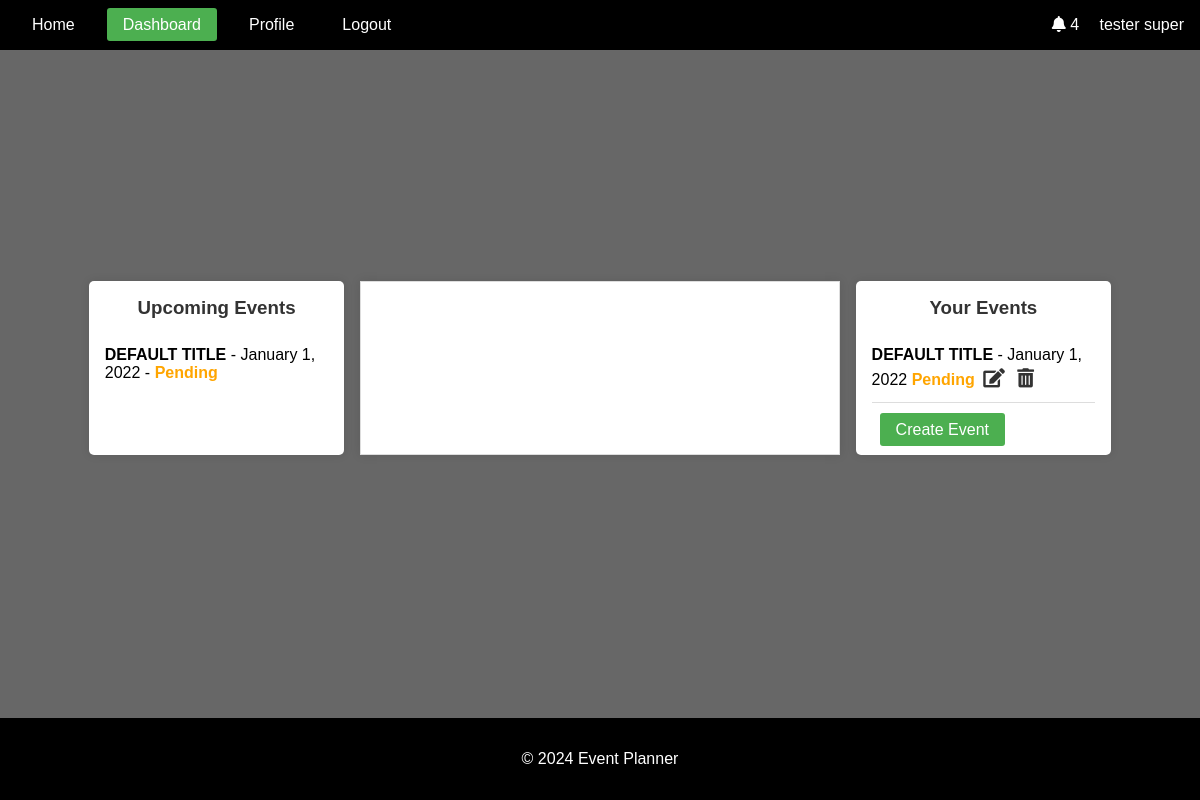
The app's page /dashboard/ (signed in), older data.
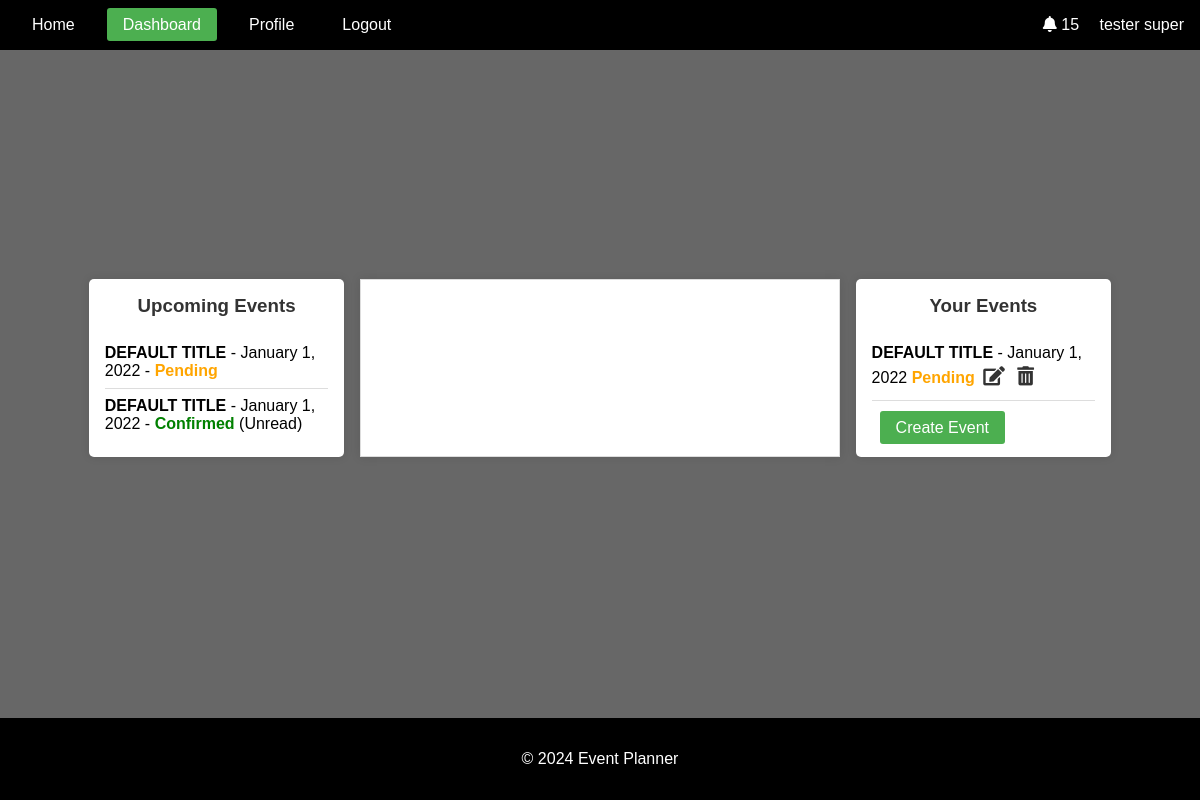
The same page, newer data.
### events/models.py (models this page shows, shortened)
class Event(models.Model):
    STATUS_CHOICES = [
        ("Pending", "Pending"),
        ("Confirmed", "Confirmed"),
        ("Cancelled", "Cancelled"),
    ]
    title = models.CharField(max_length=100)
    description = models.TextField()
    location = models.CharField(max_length=255)
    created_by = models.ForeignKey(User, on_delete=models.CASCADE)
    proposed_date = models.DateTimeField()
    finalized_date = models.DateTimeField(null=True, blank=True)
    status = models.CharField(
        max_length=20, choices=STATUS_CHOICES, default="Pending"
    )
    created_at = models.DateTimeField(auto_now_add=True)
    updated_at = models.DateTimeField(auto_now=True)

### accounts/views.py (the view)
# urls.py: path("dashboard/", views.dashboard, name="dashboard"),
@login_required
def dashboard(request):
    current_user = request.user
    user_events = Event.objects.filter(created_by=current_user).order_by(
        "proposed_date"
    )
    invited_events = Event.objects.filter(
        invitations__user=current_user
    ).order_by("proposed_date")
    upcoming_events = (
        (user_events | invited_events).distinct().order_by("proposed_date")
    )
    upcoming_events_with_read_status = []
    for event in upcoming_events:
        unread_invitations = Invitation.objects.filter(
            event=event, user=current_user, read=False
        ).exists()
        upcoming_events_with_read_status.append(
            {"event": event, "unread": unread_invitations}
        )
    context = {
        "upcoming_events_with_read_status": upcoming_events_with_read_status,
        "user_events": user_events,
    }
    return render(request, "accounts/dashboard.html", context)

### notifications/context_processors.py (called while the page is built)
def notifications(request):
    if request.user.is_authenticated:
        all_notifications = Notification.objects.filter(
            user=request.user
        ).order_by("-created_at")
        unread_notifications = all_notifications.filter(read=False)[:8]
        notification_count = all_notifications.count()
        return {
            "recent_notifications": unread_notifications,
            "notification_count": notification_count,
        }
    return {}

### accounts/templates/accounts/dashboard.html (shortened to what this page needs)
{% extends 'base.html' %}
{% block content %}
<div class="dashboard-container">
    <div class="upcoming-events">
        <h3>Upcoming Events</h3>
        <ul>
            {% for item in upcoming_events_with_read_status %}
                <li>
                    <strong><a href="{% url 'event_details' item.event.id %}" class="event-link">{{ item.event.title|upper }}</a></strong> - {{ item.event.proposed_date|date:"F j, Y" }} - <span class="status {{ item.event.status|lower }}">{{ item.event.status }}</span>
                    {% if item.unread %}
                        <span class="unread-status">(Unread)</span>
                    {% endif %}
                </li>
            {% empty %}
                <li>No upcoming events.</li>
                <br>
            {% endfor %}
        </ul>
    </div>
    <div id="calendar"></div>
    <div class="your-events">
        <h3>Your Events</h3>
        <ul>
            {% for event in user_events %}
                <li>
                    <a href="{% url 'event_details' event.id %}" class="event-link">
                        <strong>{{ event.title|upper }}</strong>
                    </a>
                    - {{ event.proposed_date|date:"F j, Y" }}
                    <span class="status {{ event.status|lower }}">{{ event.status }}</span>
                    <a href="{% url 'edit_event' event.id %}" class="edit-btn"><i class="fas fa-edit"></i></a>
                    <button class="delete-btn" data-event-id="{{ event.id }}"><i class="fas fa-trash-alt"></i></button>
                </li>
                <br>
            {% empty %}
            <li>You have not created any events.</li>
            <br>
            {% endfor %}
        </ul>
        <a href="{% url 'create_event' %}" class="add-btn">Create Event</a>
    </div>
</div>
{% endblock %}

### templates/base.html (shortened to what this page needs)
<!DOCTYPE html>
<html lang="en">
<head>
    {% load static %}
    <link rel="stylesheet" href="{% static 'css/styles.css' %}">
    <link rel="stylesheet" href="https://cdnjs.cloudflare.com/ajax/libs/font-awesome/5.15.4/css/all.min.css">
    <link rel="stylesheet" href="https://cdnjs.cloudflare.com/ajax/libs/fullcalendar/3.10.2/fullcalendar.min.css" />
</head>
<body>
    <header>
        <nav class="navbar">
            <ul class="nav-links">
                <li><a href="{% url 'home' %}" class="{% if request.resolver_match.url_name == 'home' %}active{% endif %}">Home</a></li>
                {% if user.is_authenticated %}
                    <li><a href="{% url 'dashboard' %}" class="{% if request.resolver_match.url_name == 'dashboard' %}active{% endif %}">Dashboard</a></li>
                    <li><a href="{% url 'profile' %}" class="{% if request.resolver_match.url_name == 'profile' %}active{% endif %}">Profile</a></li>
                    <li><a href="{% url 'account_logout' %}">Logout</a></li>
                {% else %}
                    <li><a href="{% url 'account_login' %}" class="{% if request.resolver_match.url_name == 'account_login' %}active{% endif %}">Login</a></li>
                    <li><a href="{% url 'account_signup' %}" class="{% if request.resolver_match.url_name == 'account_signup' %}active{% endif %}">Sign Up</a></li>
                {% endif %}
            </ul>
            {% if user.is_authenticated %}
            <div class="user-info">
                <i class="fas fa-bell" id="notificationBell"></i>
                <span class="notification-count" id="notificationCount">{{ notification_count }}</span>
                {{ user.first_name }} {{ user.last_name }}
            </div>
            {% endif %}
        </nav>
    </header>
    <main>
        {% block content %}{% endblock %}
    </main>
    <footer>
        <p>&copy; 2024 Event Planner</p>
    </footer>
</body>
</html>

Row changes from the older to the newer data that the page shows:
added Event: event "DEFAULT TITLE", event.proposed_date "January 1, 2022", event.status "Confirmed", shows "(Unread)", shown under "Upcoming Events"
Text that changed along with them:
{{ notification_count }}: "4" → "15"
